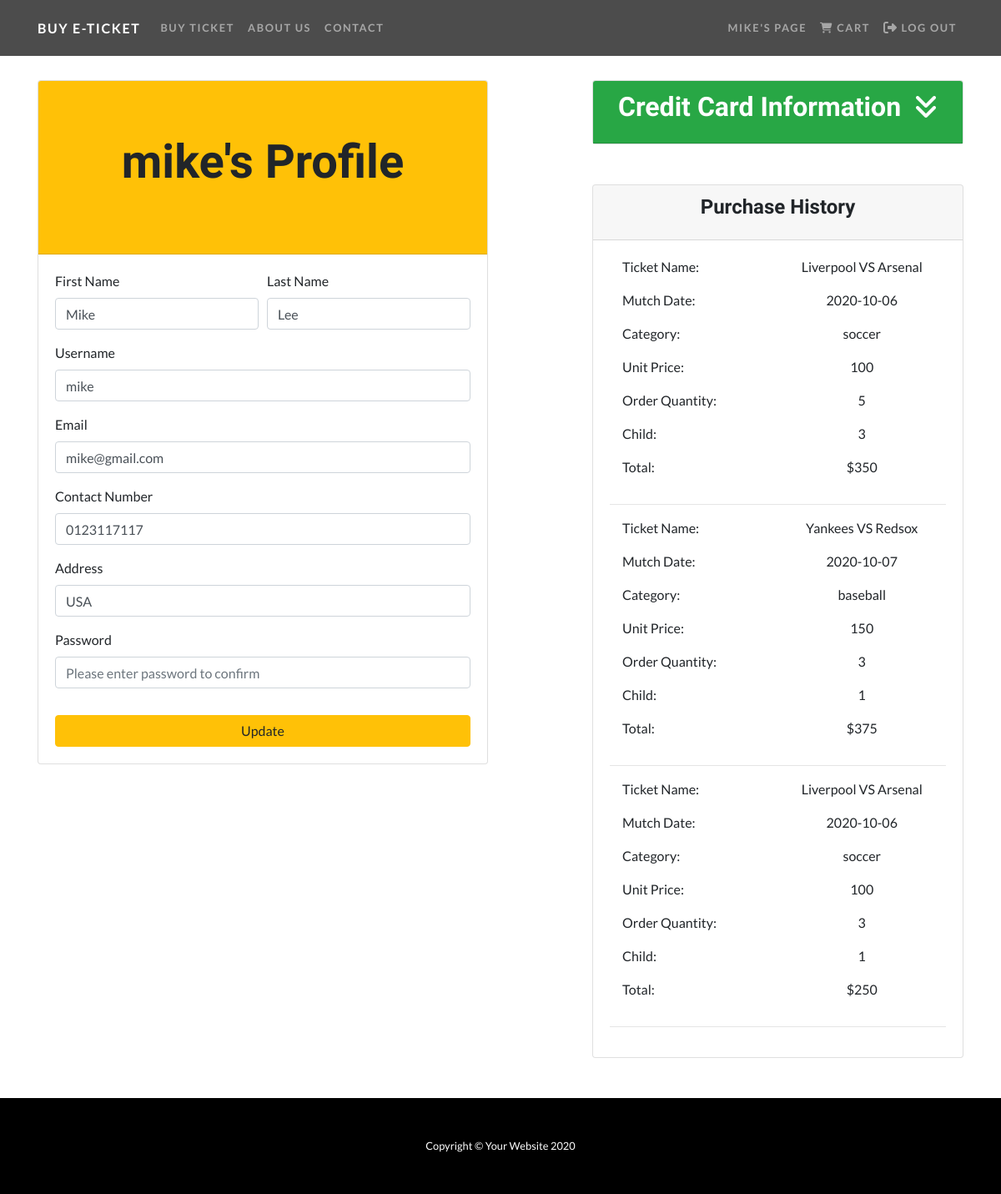
/views/editUser.php (signed in), run on the app's committed database.
### tables this page shows
CREATE TABLE `users` (
  `user_id` int(11) NOT NULL,
  `first_name` varchar(20) NOT NULL,
  `last_name` varchar(20) NOT NULL,
  `username` varchar(20) NOT NULL,
  `email` varchar(50) NOT NULL,
  `contact_number` varchar(20) NOT NULL,
  `address` varchar(50) NOT NULL,
  `role` varchar(1) NOT NULL DEFAULT 'U',
  `password` varchar(50) NOT NULL
);

CREATE TABLE `orders` (
  `order_id` int(11) NOT NULL,
  `user_id` int(11) NOT NULL,
  `ticket_id` int(11) NOT NULL,
  `order_quantity` int(11) NOT NULL,
  `order_child` int(11) NOT NULL,
  `total_price` float NOT NULL,
  `receiver_first_name` varchar(30) DEFAULT NULL,
  `receiver_last_name` varchar(30) DEFAULT NULL,
  `receiver_email` varchar(50) DEFAULT NULL,
  `receiver_contact` varchar(30) DEFAULT NULL,
  `cc_number` varchar(16) DEFAULT NULL,
  `cc_name` varchar(50) DEFAULT NULL,
  `cc_month` int(2) DEFAULT NULL,
  `cc_year` int(4) DEFAULT NULL,
  `pincode` varchar(3) DEFAULT NULL
);

CREATE TABLE `tickets` (
  `ticket_id` int(11) NOT NULL,
  `team_home` varchar(50) NOT NULL,
  `team_away` varchar(30) NOT NULL,
  `ticket_date` date NOT NULL,
  `ticket_venue` varchar(100) NOT NULL,
  `ticket_category` varchar(50) NOT NULL,
  `ticket_price` float NOT NULL,
  `ticket_quantity` int(11) NOT NULL,
  `ticket_img_home` varchar(100) DEFAULT NULL,
  `ticket_img_away` varchar(100) DEFAULT NULL
);

### class/Database.php (called while the page is built, shortened)
<?php
  class Database{
    private $servername = "localhost";
    private $db_username = "root";
    private $db_password = "root";
    private $database = "kohei_portfolio";
    public function __construct(){
      $this->conn = new mysqli($this->servername, $this->db_username, $this->db_password, $this->database);
      return $this->conn;
    }
  }
?>

### action/userAction.php (called while the page is built, shortened)
<?php
  require_once '../class/User.php';
  require_once '../class/Order.php';
  $user = new User();
  $order = new Order();
?>

### class/User.php (called while the page is built, shortened)
<?php
  require_once 'Database.php';
  class User extends Database{
    public function getUser($user_id){
      $sql = "SELECT * FROM users WHERE user_id = '$user_id'";
      $result = $this->conn->query($sql);
      if($result->num_rows == 1){
        return $result->fetch_assoc();
      }else{
        die("CANNOT GET USER INFORMATION:" . $this->conn->error);
      }
    }
  }
?>

### class/Order.php (called while the page is built, shortened)
  <?php
  require_once "Database.php";
  class Order extends Database {
    function getOrder($user_id){
      $sql = "SELECT
              *
              FROM orders
              INNER JOIN tickets
              ON tickets.ticket_id = orders.ticket_id
              WHERE orders.user_id = '$user_id'
              ";
      $result = $this->conn->query($sql);
      if($result->num_rows > 0){
        while($order_details = $result->fetch_assoc()){
          $orders[] = $order_details;
        }
        return $orders;
      }else{
        return false;
      }
    }
  }
?>

### views/editUser.php (the view, shortened to what this page needs)
<?php
  include '../action/userAction.php';
  $users = $user->getUser($_SESSION['user_id']);
?>
<!DOCTYPE html>
<html lang="en">
<head>
  <link href="../vendor/bootstrap/css/bootstrap.min.css" rel="stylesheet">
  <link href="../css/one-page-wonder.min.css" rel="stylesheet">
</head>
<body>
  <?php include "menubar.php" ?>
  <div class="container my-5 pt-5">
    <div class="row justify-content-between">
      <div class="col-md-6">
        <div class="card">
          <div class="card-header bg-warning py-3">
            <h2 class="card-title text-center display-4 py-5">
            <?= $_SESSION['username']?>'s Profile
            </h2>
          </div>
          <div class="card-body">
            <form action="../action/userAction.php" method="post">
              <div class="form-row">
                <div class="form-group col-md-6">
                  <label for="firstName">First Name</label>
                  <input type="text" name="firstName" id="firstName" class="form-control" placeholder="<?=$users['first_name']?>" value="<?=$users['first_name']?>" required>
                </div>
                <div class="form-group col-md-6">
                  <label for="lastName">Last Name</label>
                  <input type="text" name="lastName" id="lastName" class="form-control" placeholder="<?=$users['last_name']?>" value="<?=$users['last_name']?>" required>
                </div>
              </div>
              <div class="form-row">
                <div class="form-group col-md-12">
                  <label for="username">Username</label>
                  <input type="text" name="username" id="username" placeholder="<?=$users['username']?>" value="<?=$users['username']?>" class="form-control" required>
                </div>
              </div>
              <div class="form-row">
                <div class="form-group col-md-12">
                  <label for="email">Email</label>
                  <input type="email" name="email" id="email" placeholder="<?=$users['email']?>" value="<?=$users['email']?>" class="form-control" required>
                </div>
              </div>
              <div class="form-row">
                <div class="form-group col-md-12">
                  <label for="contactNum">Contact Number</label>
                  <input type="text" name="contactNum" id="contactNum" placeholder="<?=$users['contact_number']?>" value="<?=$users['contact_number']?>" class="form-control" required>
                </div>
              </div>
              <div class="form-row">
                <div class="form-group col-md-12">
                  <label for="address">Address</label>
                  <input type="text" name="address" id="address" placeholder="<?=$users['address']?>" value="<?=$users['address']?>" class="form-control" required>
                </div>
              </div>
              <div class="form-row">
                <div class="form-group col-md-12">
                  <label for="passw">Password</label>
                  <input type="password" name="passw" id="passw" class="form-control" placeholder="Please enter password to confirm" value="" required>
                </div>
              </div>
              <button type="submit" class="btn btn-warning btn-block mt-3" name="btnUpdate">Update</button>
            </form>
          </div>
        </div>
      </div>
      <div class="col-md-5">
        <div id="cc-info">
          <div class="card">
            <div class="card-header bg-success text-center">
              <h4 class="card-title h2 text-white" data-toggle="collapse" data-target="#cc">
                Credit Card Information
                <i class="fas fa-angle-double-down ml-2"></i>
              </h4>
            </div>
          </div>
        </div>
        <div class="card mt-5">
          <div class="card-header">
            <h4 class="card-title text-center">
              Purchase History
            </h4>
          </div>
          <div class="card-body">
          <?php
            $order_list = $order->getOrder($_SESSION['user_id']);
            if($order_list){
              foreach($order_list as $order_details){
          ?>
            <div class="container">
              <div class="row">
                <p class="col-md-6">Ticket Name:</p>
                <p class="col-md-6 text-center"><?=$order_details['team_home']?> VS <?=$order_details['team_away']?></p>
              </div>
              <div class="row">
                <p class="col-md-6">Mutch Date:</p>
                <p class="col-md-6 text-center"><?=$order_details['ticket_date']?></p>
              </div>
              <div class="row">
                <p class="col-md-6">Category:</p>
                <p class="col-md-6 text-center"><?=$order_details['ticket_category']?></p>
              </div>
              <div class="row">
                <p class="col-md-6">Unit Price:</p>
                <p class="col-md-6 text-center"><?=$order_details['ticket_price']?></p>
              </div>
              <div class="row">
                <p class="col-md-6">Order Quantity:</p>
                <p class="col-md-6 text-center"><?=$order_details['order_quantity']?></p>
              </div>
              <div class="row">
                <p class="col-md-6">Child:</p>
                <p class="col-md-6 text-center"><?=$order_details['order_child']?></p>
              </div>
              <div class="row">
                <p class="col-md-6">Total:</p>
                <p class="col-md-6 text-center">$<?=$order_details['total_price']?></p>
              </div>
            </div>
            <hr>
          <?php
              }
            }else{
              ?>
              <h4 class="text-center">No Records Founds.</h4>
              <?php
            }
          ?>
          </div>
        </div>
      </div>
    </div>
  </div>
  <footer class="py-5 bg-black">
    <div class="container">
      <p class="m-0 text-center text-white small">Copyright &copy; Your Website 2020</p>
    </div>
  </footer>
</body>
</html>

### data on the page
users: firstName "Mike", lastName "Lee", username "mike", email "mike@gmail.com", contactNum "0123117117", address "USA"
orders: ticket.team_home "Liverpool", ticket.team_away "Arsenal", ticket.ticket_date "2020-10-06", ticket.ticket_category "soccer", ticket.ticket_price "100", order_quantity "5", order_child "3", total_price "350"
orders: ticket.team_home "Yankees", ticket.team_away "Redsox", ticket.ticket_date "2020-10-07", ticket.ticket_category "baseball", ticket.ticket_price "150", order_quantity "3", order_child "1", total_price "375"
orders: ticket.team_home "Liverpool", ticket.team_away "Arsenal", ticket.ticket_date "2020-10-06", ticket.ticket_category "soccer", ticket.ticket_price "100", order_quantity "3", order_child "1", total_price "250"

### other printed values
$_SESSION['username'] "MIKE"
$_SESSION['username'] "mike"
